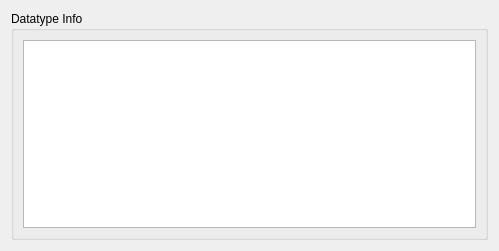
<?xml version="1.0" encoding="UTF-8"?>
<ui version="4.0">
 <class>PrintDatatypeDialog</class>
 <widget class="QDialog" name="PrintDatatypeDialog">
  <property name="geometry">
   <rect>
    <x>0</x>
    <y>0</y>
    <width>499</width>
    <height>251</height>
   </rect>
  </property>
  <property name="sizePolicy">
   <sizepolicy hsizetype="Fixed" vsizetype="Fixed">
    <horstretch>0</horstretch>
    <verstretch>0</verstretch>
   </sizepolicy>
  </property>
  <property name="minimumSize">
   <size>
    <width>465</width>
    <height>231</height>
   </size>
  </property>
  <property name="windowTitle">
   <string>Dialog</string>
  </property>
  <layout class="QVBoxLayout" name="verticalLayout">
   <item>
    <widget class="QGroupBox" name="groupBox">
     <property name="title">
      <string>Datatype Info</string>
     </property>
     <layout class="QGridLayout" name="gridLayout">
      <item row="0" column="0">
       <widget class="QPlainTextEdit" name="datatypeTextEdit_">
        <property name="lineWrapMode">
         <enum>QPlainTextEdit::NoWrap</enum>
        </property>
        <property name="readOnly">
         <bool>true</bool>
        </property>
       </widget>
      </item>
     </layout>
    </widget>
   </item>
  </layout>
 </widget>
 <resources/>
 <connections/>
</ui>
